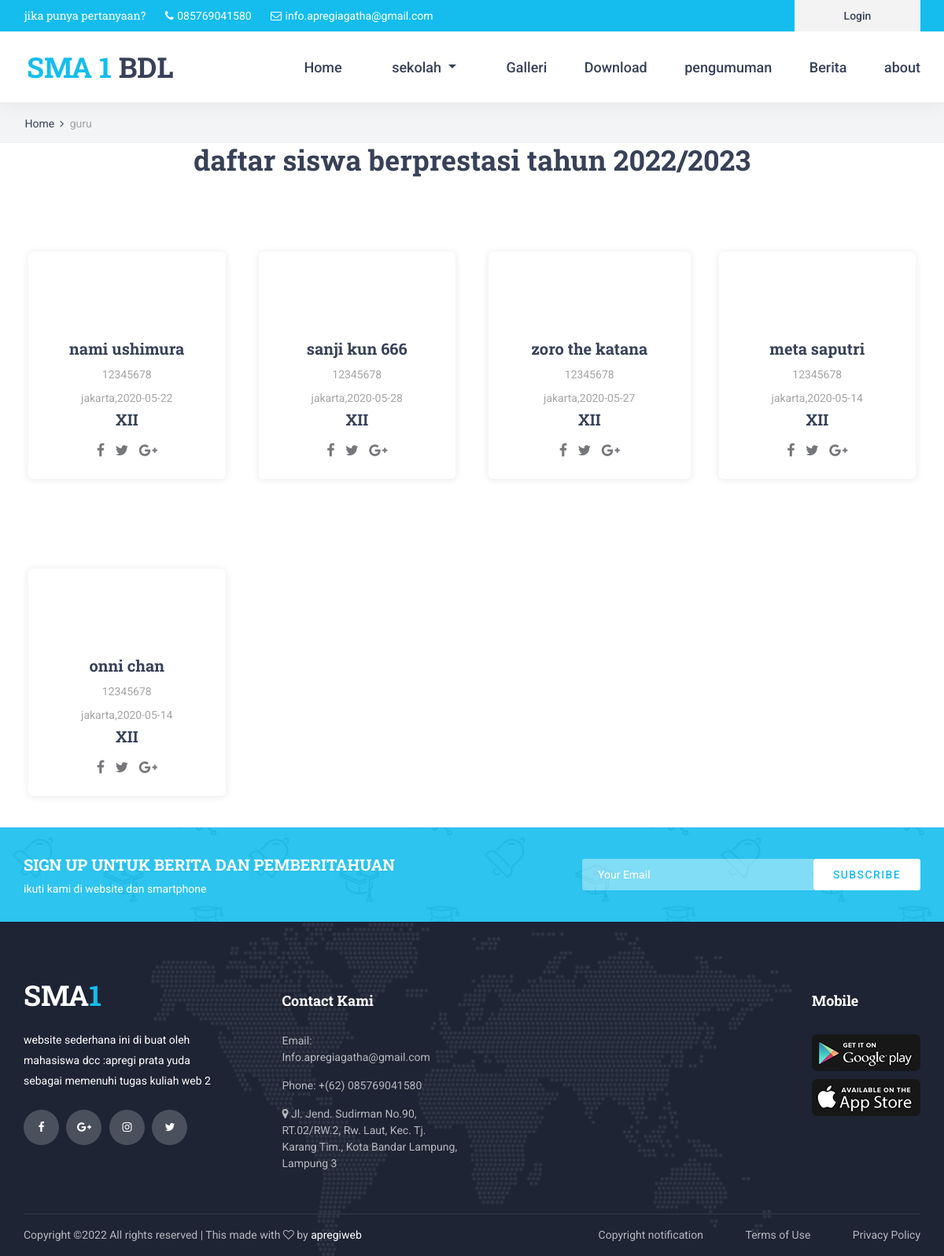
/index.php/home/siswa, run on the app's committed database.
### tables this page shows
CREATE TABLE `setting` (
  `id` int(11) NOT NULL,
  `nama_sekolah` varchar(255) NOT NULL,
  `alamat` varchar(100) NOT NULL,
  `no_telp` varchar(100) NOT NULL,
  `kepala_sekolah` varchar(100) NOT NULL,
  `nip` varchar(100) NOT NULL,
  `visi_sekolah` text NOT NULL,
  `misi_sekolah` text NOT NULL,
  `foto_kepsek` varchar(255) NOT NULL,
  `sejarah` text NOT NULL
);

CREATE TABLE `siswa` (
  `id_siswa` int(11) NOT NULL,
  `nis` varchar(100) NOT NULL,
  `nama` varchar(100) NOT NULL,
  `tempat_lahir` varchar(20) NOT NULL,
  `tgl_lahir` date NOT NULL,
  `kelas` varchar(100) NOT NULL,
  `foto` varchar(100) NOT NULL
);

### application/views/layout/v_wrapper.php (called while the page is built)
<?php
require_once('v_head.php');
require_once('v_header.php');
require_once('v_nav.php');
require_once('v_content.php');
require_once('v_footer.php');
  ?>

### application/controllers/Home.php (called while the page is built, shortened)
<?php
class Home extends CI_Controller {
	public function __construct()
 	{
 		$this->load->model('M_home');
 		$this->load->model('M_guru');
 	}
public function siswa()
	{
		$data = array('title' => 'siswa',
			            'siswa'  => $this->M_home->siswa(),
			           'isi' => 'v_siswa'
	);
		$this->load->view('layout/v_wrapper', $data, FALSE);
	}
}
 ?>

### index.php (called while the page is built, shortened)
<?php
require_once BASEPATH.'core/CodeIgniter.php';

### application/models/M_setting.php (called while the page is built, shortened)
<?php
class m_setting extends CI_model
{
	public function detail_sekolah()
	{
		$this->db->select('*');
		$this->db->from('setting');
		$this->db->order_by('id','desc');
		return $this->db->get()->row();
	}
}
  ?>

### application/views/layout/v_content.php (called while the page is built)
<?php
if($isi){
	$this->load->view($isi);
}
 ?>

### application/models/M_home.php (called while the page is built, shortened)
<?php
class M_home extends CI_model
{
	public function siswa()
	{
	  	$this->db->select('*');
		$this->db->from('siswa');
		$this->db->order_by('id_siswa','desc');
		return $this->db->get()->result();
	}
}
 ?>

### application/views/v_siswa.php (the view)
<div class="home">
		<div class="breadcrumbs_container">
			<div class="container">
				<div class="row">
					<div class="col">
						<div class="breadcrumbs">
							<ul>
								<li><a href="<?= base_url()?>">Home</a></li>
								<li>guru</li>
							</ul>
						</div>
					</div>
				</div>
			</div>
		</div>
	</div>
	<div class="">
			<div class="container">
				<div class="row">
					 <div class="col-lg-12 text-center">
					 	<h2>daftar siswa berprestasi tahun 2022/2023</h2><br>
					 </div>
      <?php  foreach ($siswa as $key => $value) { ?>
				<div class="col-lg-3 col-md-6 team_col">
					<div class="team_item">
						<div class="team_image"><img src="<?= base_url('fotos/'.$value->foto) ?>" alt=""></div>
						<div class="team_body">
							<div class="team_title"><a href=""><?= $value->nama ?></a></div>
							<div class="team_title"><a href="#"></a><?= $value->nis ?></div>
							<div class="team_title"><a href="#"></a><?= $value->tempat_lahir ?>,<?= $value->tgl_lahir ?></div>
							<div class="team_title"><a href="#"><?= $value->kelas ?></a></div>
							<div class="social_list">
								<ul>
									<li><a href="#"><i class="fa fa-facebook" aria-hidden="true"></i></a></li>
									<li><a href="#"><i class="fa fa-twitter" aria-hidden="true"></i></a></li>
									<li><a href="#"><i class="fa fa-google-plus" aria-hidden="true"></i></a></li>
								</ul>
							</div>
						</div>
					</div>
				</div>
					<?php } ?>
			</div>
			</div>
		</div>
	</div>
	<div class="newsletter">
		<div class="newsletter_background" style="background-image:url(<?= base_url()?>template/front-end/images/newsletter_background.jpg)"></div>
		<div class="container">
			<div class="row">
				<div class="col">
					<div class="newsletter_container d-flex flex-lg-row flex-column align-items-center justify-content-start">
						<div class="newsletter_content text-lg-left text-center">
							<div class="newsletter_title">sign up untuk berita dan pemberitahuan</div>
							<div class="newsletter_subtitle">ikuti kami di website dan smartphone</div>
						</div>
						<div class="newsletter_form_container ml-lg-auto">
							<form action="#" id="newsletter_form" class="newsletter_form d-flex flex-row align-items-center justify-content-center">
								<input type="email" class="newsletter_input" placeholder="Your Email" required="required">
								<button type="submit" class="newsletter_button">subscribe</button>
							</form>
						</div>
					</div>
				</div>
			</div>
		</div>
	</div>

### application/views/layout/v_header.php
<body>
<?php
$setting = $this->m_setting->detail_sekolah();
?>
<div class="super_container">
	<header class="header">
		<div class="top_bar">
			<div class="top_bar_container">
				<div class="container">
					<div class="row">
						<div class="col">
							<div class="top_bar_content d-flex flex-row align-items-center justify-content-start">
								<ul class="top_bar_contact_list">
									<li><div class="question">jika punya pertanyaan?</div></li>
									<li>
										<i class="fa fa-phone" aria-hidden="true"></i>
										<div><?= $setting->no_telp?></div>
									</li>
									<li>
										<i class="fa fa-envelope-o" aria-hidden="true"></i>
										<div>info.apregiagatha@gmail.com</div>
									</li>
								</ul>
								<div class="top_bar_login ml-auto">
									<div class="login_button"><a href="<?= base_url('login') ?>">Login</a></div>
								</div>
							</div>
						</div>
					</div>
				</div>
			</div>
		</div>

### application/views/layout/v_footer.php (shortened to what this page needs)
<?php
$setting = $this->m_setting->detail_sekolah();
?>
	<footer class="footer">
		<div class="footer_background" style="background-image:url(<?= base_url() ?>template/front-end/images/footer_background.png)"></div>
		<div class="container">
			<div class="row footer_row">
				<div class="col">
					<div class="footer_content">
						<div class="row">
							<div class="col-lg-3 footer_col">
								<div class="footer_section footer_about">
									<div class="footer_logo_container">
										<a href="<?= base_url() ?>template/front-end/">
											<div class="footer_logo_text">SMA<span>1</span></div>
										</a>
									</div>
									<div class="footer_about_text">
										<p>website sederhana ini di buat oleh mahasiswa dcc :apregi prata yuda sebagai memenuhi tugas kuliah web 2</p>
									</div>
									<div class="footer_social">
										<ul>
											<li><a href="#"><i class="fa fa-facebook" aria-hidden="true"></i></a></li>
											<li><a href="#"><i class="fa fa-google-plus" aria-hidden="true"></i></a></li>
											<li><a href="#"><i class="fa fa-instagram" aria-hidden="true"></i></a></li>
											<li><a href="#"><i class="fa fa-twitter" aria-hidden="true"></i></a></li>
										</ul>
									</div>
								</div>
							</div>
							<div class="col-lg-3 footer_col">
								<div class="footer_section footer_contact">
									<div class="footer_title">Contact Kami</div>
									<div class="footer_contact_info">
										<ul>
											<li>Email: Info.apregiagatha@gmail.com</li>
											<li>Phone:  +(62) <?= $setting->no_telp?></li>
											<li><i class="fa fa-map-marker"></i> <?= $setting->alamat?></li>
										</ul>
									</div>
								</div>
							</div>
							<div class="col-lg-3 footer_col">
							</div>
							<div class="col-lg-3 footer_col clearfix">
								<div class="footer_section footer_mobile">
									<div class="footer_title">Mobile</div>
									<div class="footer_mobile_content">
										<div class="footer_image"><a href="#"><img src="<?= base_url() ?>template/front-end/images/mobile_1.png" alt=""></a></div>
										<div class="footer_image"><a href="#"><img src="<?= base_url() ?>template/front-end/images/mobile_2.png" alt=""></a></div>
									</div>
								</div>
							</div>
						</div>
					</div>
				</div>
			</div>
			<div class="row copyright_row">
				<div class="col">
					<div class="copyright d-flex flex-lg-row flex-column align-items-center justify-content-start">
						<div class="cr_text">
Copyright &copy;<script>document.write(new Date().getFullYear());</script> All rights reserved | This made with <i class="fa fa-heart-o" aria-hidden="true"></i> by <a href="https://apregi.com" target="_blank">apregiweb</a>
</div>
						<div class="ml-lg-auto cr_links">
							<ul class="cr_list">
								<li><a href="#">Copyright notification</a></li>
								<li><a href="#">Terms of Use</a></li>
								<li><a href="#">Privacy Policy</a></li>
							</ul>
						</div>
					</div>
				</div>
			</div>
		</div>
	</footer>
</body>
</html>

### data on the page
setting: no_telp "085769041580", alamat "Jl. Jend. Sudirman No.90, RT.02/RW.2, Rw. Laut, Kec. Tj. Karang Tim., Kota Bandar Lampung, Lampung 3"
siswa: nama "nami ushimura", nis "12345678", tempat_lahir "jakarta", tgl_lahir "2020-05-22", kelas "XII"
siswa: nama "sanji kun 666", nis "12345678", tempat_lahir "jakarta", tgl_lahir "2020-05-28", kelas "XII"
siswa: nama "zoro the katana", nis "12345678", tempat_lahir "jakarta", tgl_lahir "2020-05-27", kelas "XII"
siswa: nama "meta saputri", nis "12345678", tempat_lahir "jakarta", tgl_lahir "2020-05-14", kelas "XII"
siswa: nama "onni chan", nis "12345678", tempat_lahir "jakarta", tgl_lahir "2020-05-14", kelas "XII"
